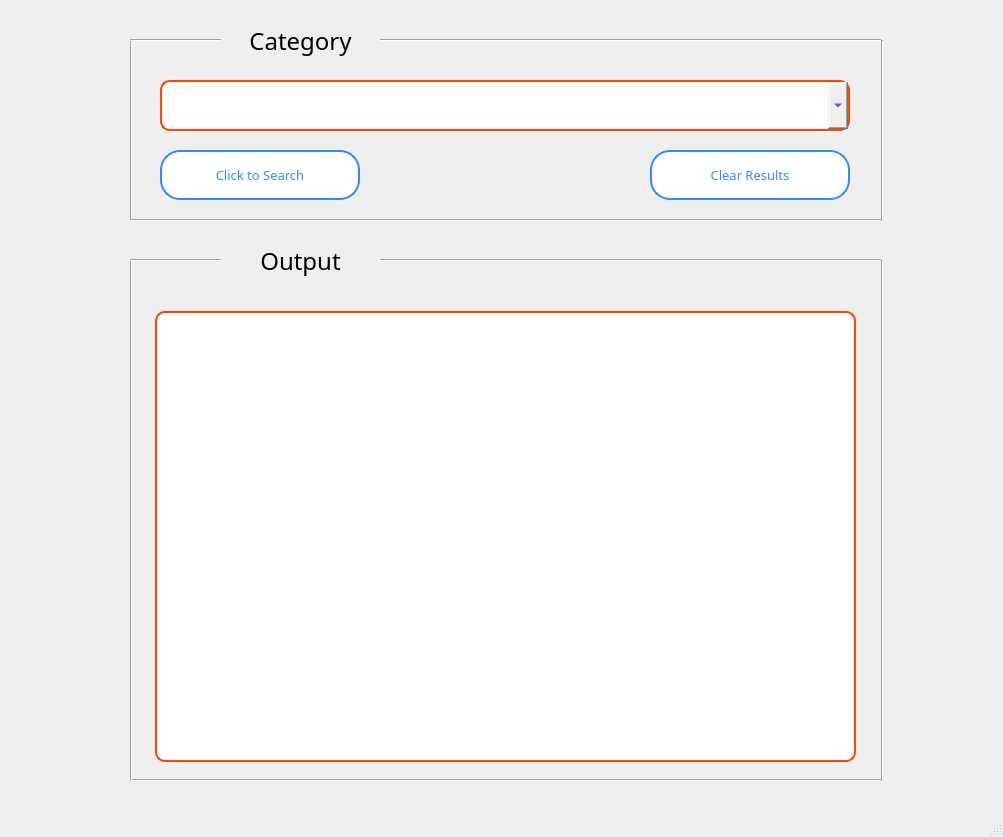
<?xml version="1.0" encoding="UTF-8"?>
<ui version="4.0">
 <class>MainWindow</class>
 <widget class="QMainWindow" name="MainWindow">
  <property name="geometry">
   <rect>
    <x>0</x>
    <y>0</y>
    <width>1003</width>
    <height>837</height>
   </rect>
  </property>
  <property name="font">
   <font>
    <pointsize>10</pointsize>
   </font>
  </property>
  <property name="windowTitle">
   <string>MainWindow</string>
  </property>
  <property name="styleSheet">
   <string notr="true"/>
  </property>
  <property name="animated">
   <bool>true</bool>
  </property>
  <property name="documentMode">
   <bool>false</bool>
  </property>
  <property name="tabShape">
   <enum>QTabWidget::Rounded</enum>
  </property>
  <widget class="QWidget" name="centralwidget">
   <property name="autoFillBackground">
    <bool>false</bool>
   </property>
   <property name="styleSheet">
    <string notr="true"/>
   </property>
   <widget class="QPushButton" name="search_button">
    <property name="geometry">
     <rect>
      <x>160</x>
      <y>150</y>
      <width>200</width>
      <height>50</height>
     </rect>
    </property>
    <property name="font">
     <font>
      <family>B Badr</family>
      <pointsize>10</pointsize>
     </font>
    </property>
    <property name="styleSheet">
     <string notr="true">QPushButton{
	color: rgb(58, 134, 255);
	background-color: white;
	border: 2px solid rgb(58, 134, 255);
	border-radius: 20px;
}
QPushButton:hover {
	background-color: qlineargradient(spread:pad, x1:0, y1:0, x2:0.857143, y2:0.857955, stop:1 rgba(10, 242, 251, 255), stop:0 rgba(224, 6, 159, 255));
  color: white;
}</string>
    </property>
    <property name="text">
     <string>Click to Search</string>
    </property>
   </widget>
   <widget class="QComboBox" name="comboBox">
    <property name="geometry">
     <rect>
      <x>160</x>
      <y>80</y>
      <width>690</width>
      <height>51</height>
     </rect>
    </property>
    <property name="font">
     <font>
      <family>B Badr</family>
      <pointsize>16</pointsize>
     </font>
    </property>
    <property name="tabletTracking">
     <bool>false</bool>
    </property>
    <property name="accessibleName">
     <string/>
    </property>
    <property name="layoutDirection">
     <enum>Qt::LeftToRight</enum>
    </property>
    <property name="autoFillBackground">
     <bool>false</bool>
    </property>
    <property name="styleSheet">
     <string notr="true">    QComboBox {
   		 border-radius: 10px;
		border: 2px solid rgb(255, 69, 0);
    	color: rgb(0, 0, 255);
    }    
    QComboBox::drop-down {
     	subcontrol-origin: padding;
    	subcontrol-position: top right;
    	width: 20px;
    }</string>
    </property>
    <property name="inputMethodHints">
     <set>Qt::ImhPreferNumbers</set>
    </property>
    <property name="currentText">
     <string/>
    </property>
    <property name="currentIndex">
     <number>-1</number>
    </property>
    <property name="sizeAdjustPolicy">
     <enum>QComboBox::AdjustToContentsOnFirstShow</enum>
    </property>
    <property name="minimumContentsLength">
     <number>0</number>
    </property>
    <property name="duplicatesEnabled">
     <bool>false</bool>
    </property>
    <property name="frame">
     <bool>false</bool>
    </property>
    <property name="placeholderText" stdset="0">
     <string notr="true"/>
    </property>
   </widget>
   <widget class="Line" name="line_6">
    <property name="geometry">
     <rect>
      <x>121</x>
      <y>40</y>
      <width>20</width>
      <height>181</height>
     </rect>
    </property>
    <property name="orientation">
     <enum>Qt::Vertical</enum>
    </property>
   </widget>
   <widget class="QPushButton" name="clear_button">
    <property name="geometry">
     <rect>
      <x>650</x>
      <y>150</y>
      <width>200</width>
      <height>50</height>
     </rect>
    </property>
    <property name="font">
     <font>
      <family>B Badr</family>
      <pointsize>10</pointsize>
     </font>
    </property>
    <property name="styleSheet">
     <string notr="true">QPushButton{
	color: rgb(58, 134, 255);
	background-color: white;
	border: 2px solid rgb(58, 134, 255);
	border-radius: 20px;
}
QPushButton:hover {
	background-color: qlineargradient(spread:pad, x1:0, y1:0, x2:0.857143, y2:0.857955, stop:1 rgba(10, 242, 251, 255), stop:0 rgba(224, 6, 159, 255));
  color: white;
}</string>
    </property>
    <property name="text">
     <string>Clear Results</string>
    </property>
   </widget>
   <widget class="QLabel" name="label_2">
    <property name="geometry">
     <rect>
      <x>230</x>
      <y>15</y>
      <width>141</width>
      <height>51</height>
     </rect>
    </property>
    <property name="font">
     <font>
      <family>B Badr</family>
      <pointsize>18</pointsize>
     </font>
    </property>
    <property name="text">
     <string>Category</string>
    </property>
    <property name="alignment">
     <set>Qt::AlignCenter</set>
    </property>
   </widget>
   <widget class="Line" name="line_7">
    <property name="geometry">
     <rect>
      <x>872</x>
      <y>40</y>
      <width>20</width>
      <height>181</height>
     </rect>
    </property>
    <property name="orientation">
     <enum>Qt::Vertical</enum>
    </property>
   </widget>
   <widget class="Line" name="line_8">
    <property name="geometry">
     <rect>
      <x>380</x>
      <y>30</y>
      <width>501</width>
      <height>21</height>
     </rect>
    </property>
    <property name="orientation">
     <enum>Qt::Horizontal</enum>
    </property>
   </widget>
   <widget class="Line" name="line_9">
    <property name="geometry">
     <rect>
      <x>130</x>
      <y>210</y>
      <width>751</width>
      <height>21</height>
     </rect>
    </property>
    <property name="orientation">
     <enum>Qt::Horizontal</enum>
    </property>
   </widget>
   <widget class="Line" name="line_10">
    <property name="geometry">
     <rect>
      <x>130</x>
      <y>30</y>
      <width>91</width>
      <height>20</height>
     </rect>
    </property>
    <property name="orientation">
     <enum>Qt::Horizontal</enum>
    </property>
   </widget>
   <widget class="QLabel" name="label_3">
    <property name="geometry">
     <rect>
      <x>230</x>
      <y>235</y>
      <width>141</width>
      <height>51</height>
     </rect>
    </property>
    <property name="font">
     <font>
      <family>B Badr</family>
      <pointsize>18</pointsize>
     </font>
    </property>
    <property name="text">
     <string>Output</string>
    </property>
    <property name="alignment">
     <set>Qt::AlignCenter</set>
    </property>
   </widget>
   <widget class="Line" name="line_11">
    <property name="geometry">
     <rect>
      <x>130</x>
      <y>770</y>
      <width>751</width>
      <height>21</height>
     </rect>
    </property>
    <property name="orientation">
     <enum>Qt::Horizontal</enum>
    </property>
   </widget>
   <widget class="Line" name="line_12">
    <property name="geometry">
     <rect>
      <x>380</x>
      <y>250</y>
      <width>501</width>
      <height>21</height>
     </rect>
    </property>
    <property name="orientation">
     <enum>Qt::Horizontal</enum>
    </property>
   </widget>
   <widget class="Line" name="line_13">
    <property name="geometry">
     <rect>
      <x>121</x>
      <y>260</y>
      <width>20</width>
      <height>521</height>
     </rect>
    </property>
    <property name="orientation">
     <enum>Qt::Vertical</enum>
    </property>
   </widget>
   <widget class="Line" name="line_14">
    <property name="geometry">
     <rect>
      <x>872</x>
      <y>260</y>
      <width>20</width>
      <height>521</height>
     </rect>
    </property>
    <property name="orientation">
     <enum>Qt::Vertical</enum>
    </property>
   </widget>
   <widget class="Line" name="line_15">
    <property name="geometry">
     <rect>
      <x>130</x>
      <y>250</y>
      <width>91</width>
      <height>20</height>
     </rect>
    </property>
    <property name="orientation">
     <enum>Qt::Horizontal</enum>
    </property>
   </widget>
   <widget class="QListWidget" name="listWidget">
    <property name="geometry">
     <rect>
      <x>155</x>
      <y>311</y>
      <width>701</width>
      <height>451</height>
     </rect>
    </property>
    <property name="font">
     <font>
      <pointsize>15</pointsize>
     </font>
    </property>
    <property name="styleSheet">
     <string notr="true">QListWidget {
    border: 2px solid gray;
    border-radius: 10px;
    padding: 0 8px;
	color: rgb(58, 134, 255);
	background-color: white;
	border: 2px solid rgb(255, 69, 0);
    selection-background-color: darkgray;
}
</string>
    </property>
   </widget>
  </widget>
  <widget class="QStatusBar" name="statusbar"/>
 </widget>
 <resources/>
 <connections/>
</ui>
